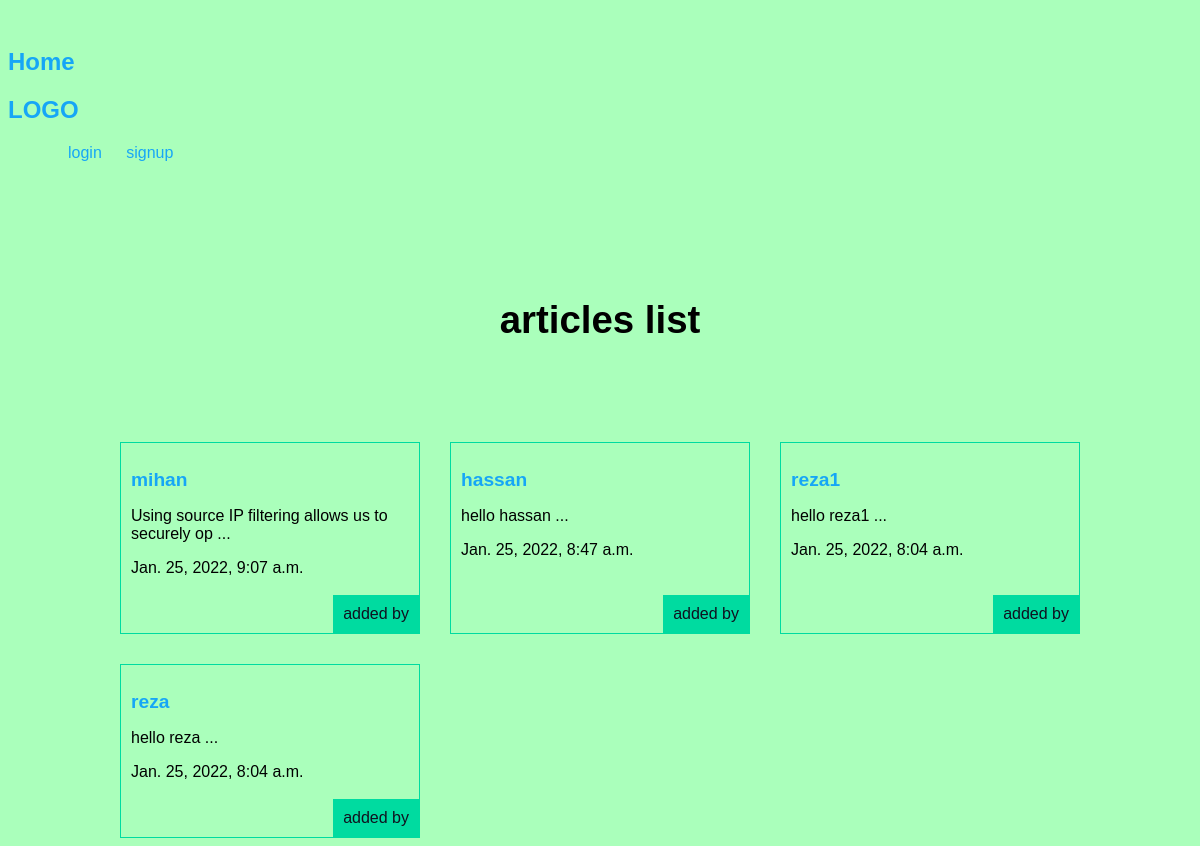
The app's page /articles/, older data.
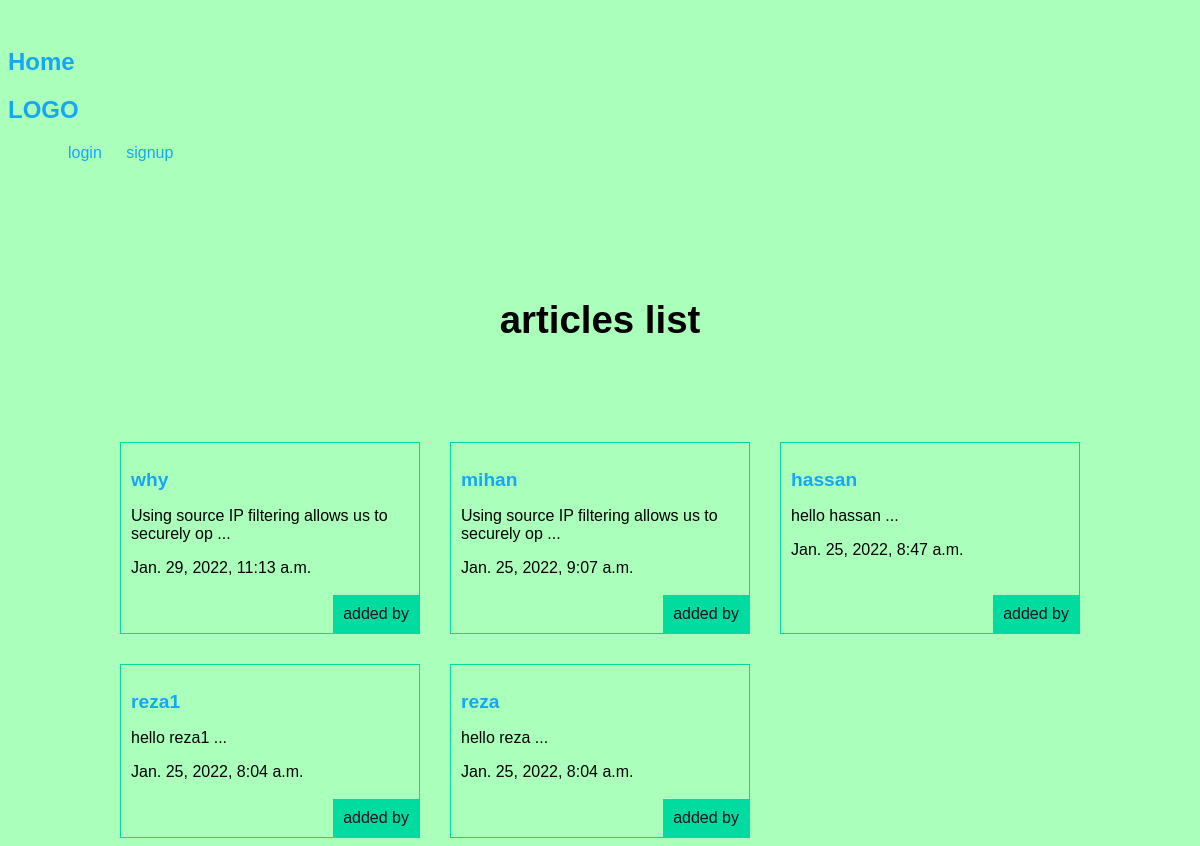
The same page, newer data.
### articles/models.py (models this page shows, shortened)
class Articles(models.Model):
    title = models.CharField(max_length= 50)
    slug = models.SlugField()
    body = models.TextField()
    date = models.DateTimeField(auto_now_add=True)
    image = models.ImageField(default='defaul.jpg', blank=True)
    author = models.ForeignKey(User, default=None, on_delete=models.CASCADE)
    def limitBody(self):
        return self.body[0:50] + ' ...'

### articles/views.py (the view)
# urls.py: path('', articles_list),
def articles_list(request):
    articles_name = models.Articles.objects.all().order_by('-date')
    args = {'articles_name_arg':articles_name}
    return render(request, 'articles/articleslist.html', args)

### articles/templates/articles/articleslist.html (shortened to what this page needs)
{% extends 'base.html' %}
    {% block content %}
        <h1>articles list</h1>
        <div class="articles">
            {% for x in articles_name_arg %}
            <div class="article">
                <h2><a href="{% url 'articles-url:detail' slugName=x.slug %}">{{ x.title }}</a></h2>
                <p>{{ x.limitBody }}</p>
                <p>{{ x.date }}</p>
                <p class="author">added by {{ x.author.username }}</p>
            </div>
             {% endfor %}
        </div>
    {% endblock %}

### templates/base.html (shortened to what this page needs)
{% load static %}
<!DOCTYPE html>
<html lang="en">
<head>
    <link rel="stylesheet" href="{% static 'styles.css' %}">
</head>
<body>
    <header>
    <h2><a href="">Home</a></h2>
    <h2><a href="{% url 'articles-url:list' %}">LOGO</a></h2>
    <nav>
        <ul>
            {% if user.is_authenticated %}
            <li>
                <form class="logout-link" action="{% url 'accounts-url:logout' %}" method="post">
                    {% csrf_token %}
                    <button type="submit">logout</button>
                </form>
            </li>
            <li>
                <a class="highlight" href="{% url 'articles-url:create' %}">create new article</a>
            </li>
            {% else %}
            <li>
                <a href="{% url 'accounts-url:login' %}">login</a>
            </li>
            <li>
                <a href="{% url 'accounts-url:signup' %}">signup</a>
            </li>
            {% endif %}
        </ul>
    </nav>
    </header>
    <div class="wrapper">
        {% block content %}
        {% endblock %}
    </div>
</body>
</html>

### assets/styles.css (style rules this page uses)
body { background-color: #0f35; background-image: url(images/star.jpg); background-repeat: no-repeat; background-attachment: fixed; }
body { font-family: arial; }
a,a:hover,a:visited { color: rgba(0, 153, 255, 0.87); text-decoration: none; }
.wrapper { max-width: 960px; margin: 0 auto; }
div.wrapper h1 { text-align: center; margin: 100px auto; font-size: 2.4em; }
header { direction: grid; grid-template-columns: 1fr 1fe; padding: 20px 0; }
nav li { display: inline-block; margin-left: 20px; }
.articles { display: grid; grid-template-columns: 1fr 1fr 1fr; grid-gap: 30px; }
.article { padding: 10px; border: 1px solid #00dba0; position: relative; padding-bottom: 40px; }
.article h2 { font-size: 1.2em; }
.article .author { padding: 10px; background-color: #00dba0; position: absolute; right: 0; bottom: 0; margin: 0; color: #0f121f; }

Row changes from the older to the newer data that the page shows:
added Articles: title "why", limitBody "Using source IP filtering allows us to securely op ...", date "Jan. 29, 2022, 11:13 a.m."
